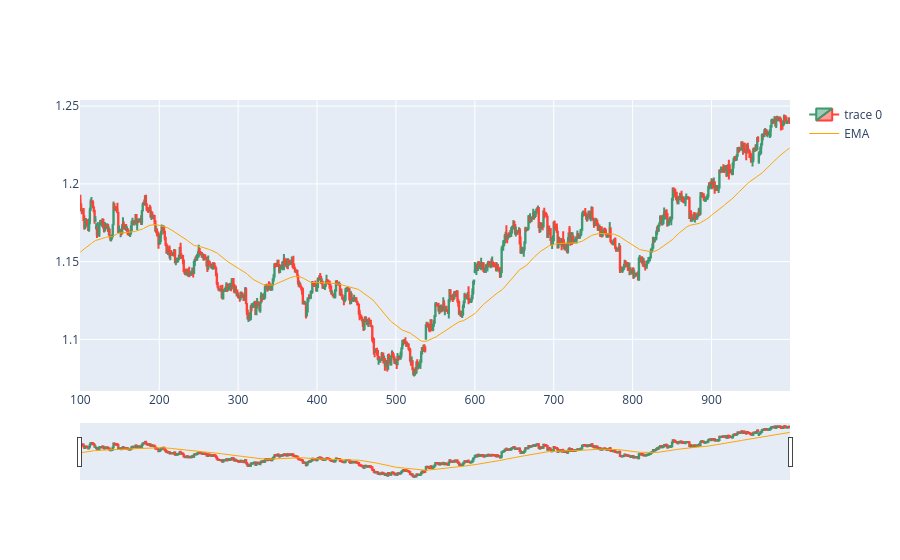

Notebook code cell kept with this figure:
### Code cell
import plotly.graph_objects as go
from plotly.subplots import make_subplots
from datetime import datetime
dfpl = df[100:1000]
fig = go.Figure(data=[go.Candlestick(x=dfpl.index,
                open=dfpl['Open'],
                high=dfpl['High'],
                low=dfpl['Low'],
                close=dfpl['Close']),
                go.Scatter(x=dfpl.index, y=dfpl.EMA, line=dict(color='orange', width=1), name="EMA")])
fig.show()

### Figure 1 — Plotly figure (JSON) as saved in the notebook; plotly's stock layout.template omitted (floating-point values rounded to 4 significant figures; data arrays with more than 128 entries replaced by an {"elided": "..."} marker saying what was removed)
{"data": [{"close": {"elided": "900 float values"}, "high": {"elided": "900 float values"}, "low": {"elided": "900 float values"}, "open": {"elided": "900 float values"}, "type": "candlestick", "x": {"elided": "900 int values"}}, {"line": {"color": "orange", "width": 1}, "name": "EMA", "type": "scatter", "x": {"elided": "900 int values"}, "y": {"elided": "900 float values"}}], "layout": {}}
